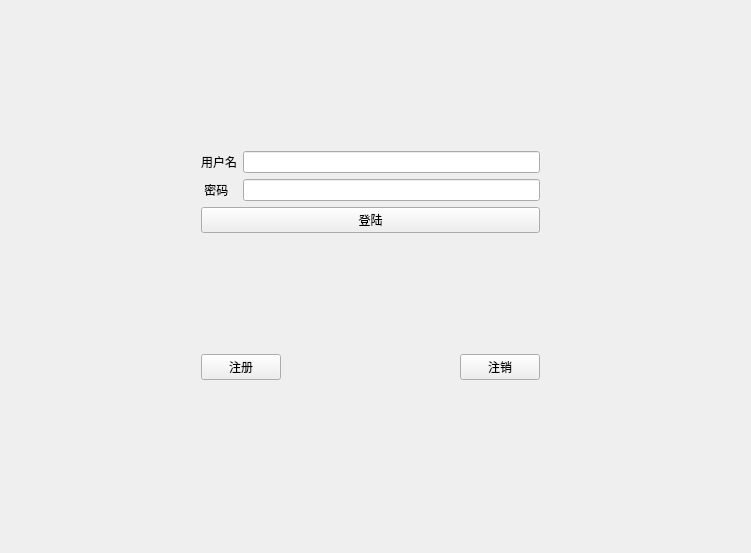
<?xml version="1.0" encoding="UTF-8"?>
<ui version="4.0">
 <class>TCPClient</class>
 <widget class="QWidget" name="TCPClient">
  <property name="geometry">
   <rect>
    <x>0</x>
    <y>0</y>
    <width>751</width>
    <height>553</height>
   </rect>
  </property>
  <property name="windowTitle">
   <string>TCPClient</string>
  </property>
  <widget class="QWidget" name="">
   <property name="geometry">
    <rect>
     <x>190</x>
     <y>140</y>
     <width>361</width>
     <height>251</height>
    </rect>
   </property>
   <layout class="QVBoxLayout" name="verticalLayout">
    <item>
     <layout class="QGridLayout" name="gridLayout">
      <item row="0" column="0">
       <widget class="QLabel" name="label">
        <property name="text">
         <string>用户名</string>
        </property>
       </widget>
      </item>
      <item row="0" column="1">
       <widget class="QLineEdit" name="name"/>
      </item>
      <item row="1" column="0">
       <widget class="QLabel" name="label_2">
        <property name="text">
         <string> 密码</string>
        </property>
       </widget>
      </item>
      <item row="1" column="1">
       <widget class="QLineEdit" name="pwd"/>
      </item>
      <item row="2" column="0" colspan="2">
       <widget class="QPushButton" name="login">
        <property name="text">
         <string>登陆</string>
        </property>
       </widget>
      </item>
     </layout>
    </item>
    <item>
     <spacer name="verticalSpacer">
      <property name="orientation">
       <enum>Qt::Vertical</enum>
      </property>
      <property name="sizeHint" stdset="0">
       <size>
        <width>20</width>
        <height>40</height>
       </size>
      </property>
     </spacer>
    </item>
    <item>
     <layout class="QHBoxLayout" name="horizontalLayout">
      <item>
       <widget class="QPushButton" name="registe">
        <property name="text">
         <string>注册</string>
        </property>
       </widget>
      </item>
      <item>
       <spacer name="horizontalSpacer">
        <property name="orientation">
         <enum>Qt::Horizontal</enum>
        </property>
        <property name="sizeHint" stdset="0">
         <size>
          <width>40</width>
          <height>20</height>
         </size>
        </property>
       </spacer>
      </item>
      <item>
       <widget class="QPushButton" name="logout">
        <property name="text">
         <string>注销</string>
        </property>
       </widget>
      </item>
     </layout>
    </item>
   </layout>
  </widget>
 </widget>
 <layoutdefault spacing="6" margin="11"/>
 <resources/>
 <connections/>
</ui>
